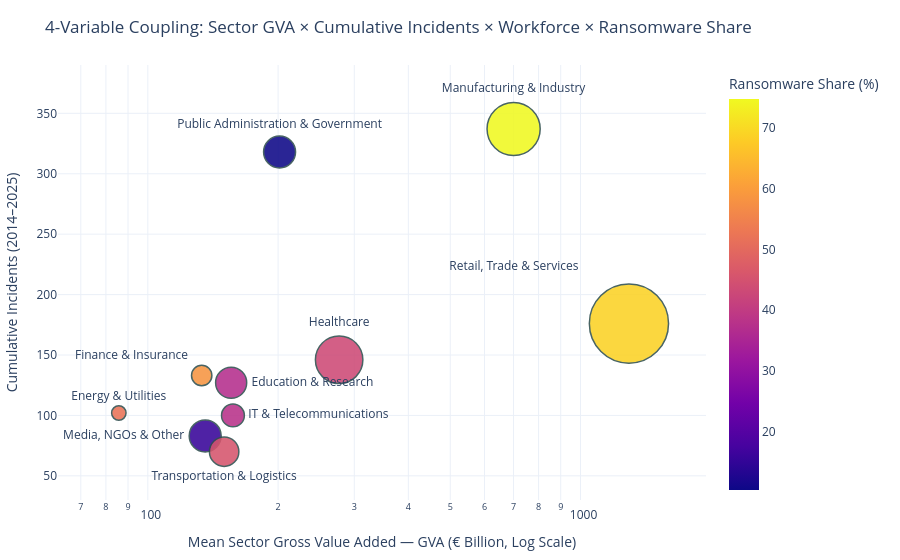

This figure's notebook cell:
### Markdown cell above
---

## 6. Four-Variable Interactivity: Economic Weight vs. Incident Intensity

Using **Plotly**, we integrate the sector-year panel (2014–2025) into an interactive multi-dimensional bubble plot combining **four variables**:
1. **X-axis:** Mean Sector Gross Value Added — `GVA in Billion €` (logarithmic scale).
2. **Y-axis:** Cumulative Documented Incidents (2014–2025).
3. **Marker Size:** Mean Sector Workforce (`Thousands of Employees`).
4. **Marker Color:** Ransomware Concentration (`% of sector incidents attributed to ransomware`).

### Research Question 6
> *Do incident volumes scale proportionally with industry economic output and workforce, and which sectors exhibit disproportionate ransomware concentration?*

### Code cell
# Aggregate the sector-year panel across completed macroeconomic reporting years (2014–2025)
sec_agg = (
    df_panel[df_panel["year"] <= 2025]
    .groupby("sector", as_index=False)
    .agg(
        avg_gva_bn=("sec_gva_eur_bn", "mean"),
        avg_emp_k=("sec_employment_thousands", "mean"),
        total_incidents=("documented_incidents", "sum"),
        ransomware_incidents=("ransomware_incidents", "sum"),
        inc_per_10bn_gva=("incidents_per_10bn_eur_gva", "mean"),
    )
)

# Calculate 4th variable: proportion of ransomware incidents within each sector
sec_agg["ransomware_pct"] = (sec_agg["ransomware_incidents"] / sec_agg["total_incidents"] * 100).round(1)
sec_agg["avg_gva_bn"] = sec_agg["avg_gva_bn"].round(1)
sec_agg["avg_emp_mio"] = (sec_agg["avg_emp_k"] / 1000.0).round(2)
sec_agg["inc_per_10bn_gva"] = sec_agg["inc_per_10bn_gva"].round(2)

# Specific label alignments to prevent text overlapping across neighboring bubbles
pos_map = {
    "Finance & Insurance": "top left",
    "Education & Research": "middle right",
    "IT & Telecommunications": "middle right",
    "Media, NGOs & Other": "middle left",
    "Transportation & Logistics": "bottom center",
    "Retail, Trade & Services": "top left",
}
text_positions = [pos_map.get(s, "top center") for s in sec_agg["sector"]]

# Interactive 4-variable bubble chart
fig_4v = px.scatter(
    sec_agg,
    x="avg_gva_bn",
    y="total_incidents",
    size="avg_emp_k",
    color="ransomware_pct",
    text="sector",
    log_x=True,
    size_max=56,
    color_continuous_scale="Plasma",
    labels={
        "avg_gva_bn": "Mean Sector Gross Value Added — GVA (€ Billion, Log Scale)",
        "total_incidents": "Cumulative Incidents (2014–2025)",
        "avg_emp_k": "Workforce (Thousands)",
        "ransomware_pct": "Ransomware Share (%)",
    },
    hover_name="sector",
    hover_data={
        "avg_gva_bn": True,
        "total_incidents": True,
        "avg_emp_mio": True,
        "ransomware_pct": True,
        "inc_per_10bn_gva": True,
        "avg_emp_k": False,
        "sector": False,
    },
    title="4-Variable Coupling: Sector GVA × Cumulative Incidents × Workforce × Ransomware Share",
)

fig_4v.update_traces(
    textposition=text_positions,
    marker=dict(line=dict(width=1.5, color="DarkSlateGrey"), opacity=0.88),
)
fig_4v.update_layout(
    template="plotly_white",
    height=560,
    xaxis=dict(range=[np.log10(62), np.log10(1950)]),
    yaxis=dict(range=[30, 390]),
    margin=dict(l=50, r=40, t=65, b=50),
)

fig_4v.show()

### Figure 1 — Plotly figure (JSON) as saved in the notebook; plotly's stock layout.template omitted (floating-point values rounded to 4 significant figures)
{"data": [{"customdata": [[2.59, 37, 0.59, 2591.0, "Education & Research"], [0.56, 52, 0.77, 559.3, "Energy & Utilities"], [1.11, 58.6, 0.75, 1113.0, "Finance & Insurance"], [6.04, 43.2, 0.37, 6043.0, "Healthcare"], [1.4, 38, 0.48, 1398.0, "IT & Telecommunications"], [7.58, 74.8, 0.36, 7576.0, "Manufacturing & Industry"], [2.74, 15.7, 0.46, 2744.0, "Media, NGOs & Other"], [2.74, 10.4, 1.16, 2739.0, "Public Administration & Government"], [16.83, 68.8, 0.1, 16830.0, "Retail, Trade & Services"], [2.32, 45.7, 0.33, 2322.0, "Transportation & Logistics"]], "hovertemplate": "<b>%{hovertext}</b><br><br>Mean Sector Gross Value Added — GVA (€ Billion, Log Scale)=%{x}<br>Cumulative Incidents (2014–2025)=%{y}<br>avg_emp_mio=%{customdata[0]}<br>Ransomware Share (%)=%{marker.color}<br>inc_per_10bn_gva=%{customdata[2]}<extra></extra>", "hovertext": ["Education & Research", "Energy & Utilities", "Finance & Insurance", "Healthcare", "IT & Telecommunications", "Manufacturing & Industry", "Media, NGOs & Other", "Public Administration & Government", "Retail, Trade & Services", "Transportation & Logistics"], "legendgroup": "", "marker": {"color": [37.0, 52.0, 58.6, 43.2, 38.0, 74.8, 15.7, 10.4, 68.8, 45.7], "coloraxis": "coloraxis", "line": {"color": "DarkSlateGrey", "width": 1.5}, "opacity": 0.88, "size": [2591.0, 559.3, 1113.0, 6043.0, 1398.0, 7576.0, 2744.0, 2739.0, 16830.0, 2322.0], "sizemode": "area", "sizeref": 5.365, "symbol": "circle"}, "mode": "markers+text", "name": "", "orientation": "v", "showlegend": false, "text": ["Education & Research", "Energy & Utilities", "Finance & Insurance", "Healthcare", "IT & Telecommunications", "Manufacturing & Industry", "Media, NGOs & Other", "Public Administration & Government", "Retail, Trade & Services", "Transportation & Logistics"], "textposition": ["middle right", "top center", "top left", "top center", "middle right", "top center", "middle left", "top center", "top left", "bottom center"], "type": "scatter", "x": [155.8, 85.7, 133.2, 276.8, 157.3, 700.5, 135.7, 201.6, 1294.0, 150.1], "xaxis": "x", "y": [127, 102, 133, 146, 100, 337, 83, 318, 176, 70], "yaxis": "y"}], "layout": {"coloraxis": {"autocolorscale": false, "colorbar": {"title": {"text": "Ransomware Share (%)"}}, "colorscale": [[0, "#0d0887"], [0.1111, "#46039f"], [0.2222, "#7201a8"], [0.3333, "#9c179e"], [0.4444, "#bd3786"], [0.5556, "#d8576b"], [0.6667, "#ed7953"], [0.7778, "#fb9f3a"], [0.8889, "#fdca26"], [1, "#f0f921"]]}, "height": 560, "legend": {"itemsizing": "constant", "tracegroupgap": 0}, "margin": {"b": 50, "l": 50, "r": 40, "t": 65}, "title": {"text": "4-Variable Coupling: Sector GVA × Cumulative Incidents × Workforce × Ransomware Share"}, "xaxis": {"anchor": "y", "domain": [0, 1], "range": [1.792, 3.29], "title": {"text": "Mean Sector Gross Value Added — GVA (€ Billion, Log Scale)"}, "type": "log"}, "yaxis": {"anchor": "x", "domain": [0, 1], "range": [30, 390], "title": {"text": "Cumulative Incidents (2014–2025)"}}}}
